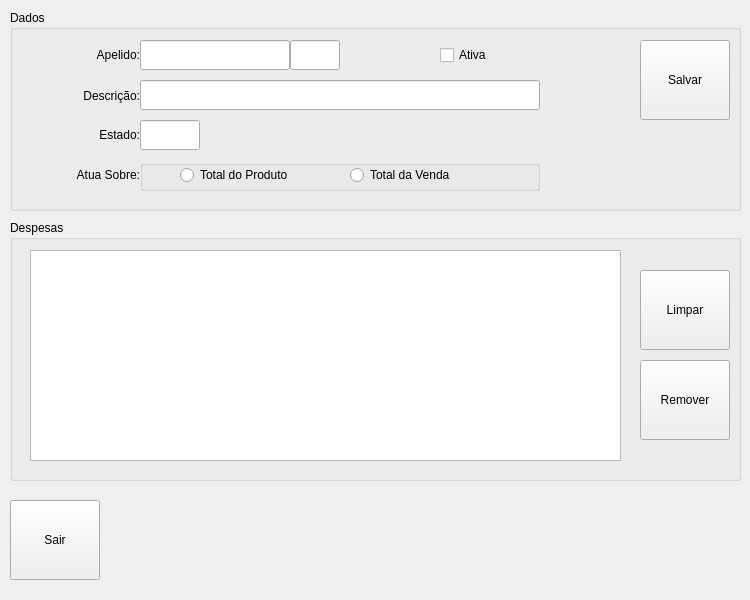
<?xml version="1.0" encoding="UTF-8"?>
<ui version="4.0">
 <class>MngFormTaxType</class>
 <widget class="QDialog" name="MngFormTaxType">
  <property name="geometry">
   <rect>
    <x>0</x>
    <y>0</y>
    <width>750</width>
    <height>600</height>
   </rect>
  </property>
  <property name="windowTitle">
   <string>Manutenção para Tipos de Despesas...</string>
  </property>
  <widget class="QGroupBox" name="GBoxViewTaxTypes">
   <property name="geometry">
    <rect>
     <x>10</x>
     <y>220</y>
     <width>731</width>
     <height>261</height>
    </rect>
   </property>
   <property name="title">
    <string>Despesas</string>
   </property>
   <widget class="QTableView" name="TableViewTaxTypes">
    <property name="geometry">
     <rect>
      <x>20</x>
      <y>30</y>
      <width>591</width>
      <height>211</height>
     </rect>
    </property>
    <property name="toolTip">
     <string>Tipos de Despesas Disponíveis...</string>
    </property>
   </widget>
   <widget class="QToolButton" name="TButtonRemoveTaxType">
    <property name="geometry">
     <rect>
      <x>630</x>
      <y>140</y>
      <width>90</width>
      <height>80</height>
     </rect>
    </property>
    <property name="toolTip">
     <string>Fazer a Remoção do Item Selecionado da Tabela...</string>
    </property>
    <property name="text">
     <string>Remover</string>
    </property>
    <property name="icon">
     <iconset resource="../images.qrc">
      <normaloff>:/images/PNG/48x48/delete-48x48.png</normaloff>:/images/PNG/48x48/delete-48x48.png</iconset>
    </property>
    <property name="iconSize">
     <size>
      <width>48</width>
      <height>48</height>
     </size>
    </property>
    <property name="toolButtonStyle">
     <enum>Qt::ToolButtonTextUnderIcon</enum>
    </property>
   </widget>
   <widget class="QToolButton" name="TButtonCleanTaxType">
    <property name="geometry">
     <rect>
      <x>630</x>
      <y>50</y>
      <width>90</width>
      <height>80</height>
     </rect>
    </property>
    <property name="toolTip">
     <string>Limpar os Campos de Cadastro e Atualizar a Janela de Manutenção...</string>
    </property>
    <property name="text">
     <string>Limpar</string>
    </property>
    <property name="icon">
     <iconset resource="../images.qrc">
      <normaloff>:/images/PNG/48x48/Rebuild-48x48.png</normaloff>:/images/PNG/48x48/Rebuild-48x48.png</iconset>
    </property>
    <property name="iconSize">
     <size>
      <width>48</width>
      <height>48</height>
     </size>
    </property>
    <property name="toolButtonStyle">
     <enum>Qt::ToolButtonTextUnderIcon</enum>
    </property>
   </widget>
  </widget>
  <widget class="QGroupBox" name="GBoxDataTaxType">
   <property name="geometry">
    <rect>
     <x>10</x>
     <y>10</y>
     <width>731</width>
     <height>201</height>
    </rect>
   </property>
   <property name="acceptDrops">
    <bool>true</bool>
   </property>
   <property name="toolTip">
    <string/>
   </property>
   <property name="title">
    <string>Dados</string>
   </property>
   <widget class="QLabel" name="LabelTaxTypeDescrip">
    <property name="geometry">
     <rect>
      <x>10</x>
      <y>30</y>
      <width>120</width>
      <height>30</height>
     </rect>
    </property>
    <property name="text">
     <string>Apelido:</string>
    </property>
    <property name="alignment">
     <set>Qt::AlignRight|Qt::AlignTrailing|Qt::AlignVCenter</set>
    </property>
   </widget>
   <widget class="QToolButton" name="TButtonSaveTaxType">
    <property name="geometry">
     <rect>
      <x>630</x>
      <y>30</y>
      <width>90</width>
      <height>80</height>
     </rect>
    </property>
    <property name="toolTip">
     <string>Salvar os dados para o Tipo de Despesa...</string>
    </property>
    <property name="text">
     <string>Salvar</string>
    </property>
    <property name="icon">
     <iconset resource="../images.qrc">
      <normaloff>:/images/PNG/48x48/Filesave-48x48.png</normaloff>:/images/PNG/48x48/Filesave-48x48.png</iconset>
    </property>
    <property name="iconSize">
     <size>
      <width>48</width>
      <height>48</height>
     </size>
    </property>
    <property name="toolButtonStyle">
     <enum>Qt::ToolButtonTextUnderIcon</enum>
    </property>
   </widget>
   <widget class="QLineEdit" name="LEditTaxTypeID">
    <property name="geometry">
     <rect>
      <x>280</x>
      <y>30</y>
      <width>50</width>
      <height>30</height>
     </rect>
    </property>
   </widget>
   <widget class="QLineEdit" name="LEditTaxTypeDescrip">
    <property name="geometry">
     <rect>
      <x>130</x>
      <y>30</y>
      <width>150</width>
      <height>30</height>
     </rect>
    </property>
    <property name="toolTip">
     <string>Informar uma Sigla/Apelido/Nome para o Tipo de Despesa...</string>
    </property>
   </widget>
   <widget class="QLabel" name="LabelDescripLong">
    <property name="geometry">
     <rect>
      <x>10</x>
      <y>75</y>
      <width>120</width>
      <height>22</height>
     </rect>
    </property>
    <property name="text">
     <string>Descrição:</string>
    </property>
    <property name="alignment">
     <set>Qt::AlignRight|Qt::AlignTrailing|Qt::AlignVCenter</set>
    </property>
   </widget>
   <widget class="QLineEdit" name="LEditTaxTypeAccount">
    <property name="geometry">
     <rect>
      <x>130</x>
      <y>70</y>
      <width>400</width>
      <height>30</height>
     </rect>
    </property>
    <property name="toolTip">
     <string>Informar uma Descrição Longa/Nome, para o Tipo de Despesa...</string>
    </property>
   </widget>
   <widget class="QLabel" name="LabelTaxTypeState">
    <property name="geometry">
     <rect>
      <x>10</x>
      <y>110</y>
      <width>120</width>
      <height>30</height>
     </rect>
    </property>
    <property name="text">
     <string>Estado:</string>
    </property>
    <property name="alignment">
     <set>Qt::AlignRight|Qt::AlignTrailing|Qt::AlignVCenter</set>
    </property>
   </widget>
   <widget class="QLineEdit" name="LEditTaxTypeState">
    <property name="geometry">
     <rect>
      <x>130</x>
      <y>110</y>
      <width>60</width>
      <height>30</height>
     </rect>
    </property>
    <property name="toolTip">
     <string>Informar o Estado em que a Despesa é Atuante...</string>
    </property>
    <property name="text">
     <string/>
    </property>
    <property name="alignment">
     <set>Qt::AlignCenter</set>
    </property>
   </widget>
   <widget class="QLabel" name="LabelTaxTypeCalculationTo">
    <property name="geometry">
     <rect>
      <x>10</x>
      <y>150</y>
      <width>120</width>
      <height>30</height>
     </rect>
    </property>
    <property name="text">
     <string>Atua Sobre:</string>
    </property>
    <property name="alignment">
     <set>Qt::AlignRight|Qt::AlignTrailing|Qt::AlignVCenter</set>
    </property>
   </widget>
   <widget class="QCheckBox" name="CheckBoxStatusActiveTaxType">
    <property name="geometry">
     <rect>
      <x>430</x>
      <y>30</y>
      <width>100</width>
      <height>30</height>
     </rect>
    </property>
    <property name="toolTip">
     <string>Ativar/Desativar o Tipo de Despesa...</string>
    </property>
    <property name="text">
     <string>Ativa</string>
    </property>
   </widget>
   <widget class="QGroupBox" name="GBoxTaxTypeCalculationTo">
    <property name="geometry">
     <rect>
      <x>130</x>
      <y>150</y>
      <width>400</width>
      <height>31</height>
     </rect>
    </property>
    <property name="title">
     <string/>
    </property>
    <widget class="QRadioButton" name="RButtonTaxTypeCalcToTotalSale">
     <property name="geometry">
      <rect>
       <x>210</x>
       <y>0</y>
       <width>151</width>
       <height>30</height>
      </rect>
     </property>
     <property name="toolTip">
      <string>Ao Marcar a Despesa Atuará Sobre o Total da Venda...</string>
     </property>
     <property name="text">
      <string>Total da Venda</string>
     </property>
    </widget>
    <widget class="QRadioButton" name="RButtonTaxTypeCalcToTotalProduct">
     <property name="geometry">
      <rect>
       <x>40</x>
       <y>0</y>
       <width>151</width>
       <height>30</height>
      </rect>
     </property>
     <property name="toolTip">
      <string>Ao Marcar a Despesa Atuará Sobre o Total do Produto...</string>
     </property>
     <property name="text">
      <string>Total do Produto</string>
     </property>
    </widget>
   </widget>
   <widget class="QLabel" name="LabelTaxTypeStateLongShow">
    <property name="geometry">
     <rect>
      <x>200</x>
      <y>110</y>
      <width>331</width>
      <height>30</height>
     </rect>
    </property>
    <property name="text">
     <string/>
    </property>
    <property name="alignment">
     <set>Qt::AlignRight|Qt::AlignTrailing|Qt::AlignVCenter</set>
    </property>
   </widget>
  </widget>
  <widget class="QToolButton" name="TButtonExitTaxType">
   <property name="geometry">
    <rect>
     <x>10</x>
     <y>500</y>
     <width>90</width>
     <height>80</height>
    </rect>
   </property>
   <property name="toolTip">
    <string>Sair da Janela de Manutenção...</string>
   </property>
   <property name="text">
    <string>Sair</string>
   </property>
   <property name="icon">
    <iconset resource="../images.qrc">
     <normaloff>:/images/PNG/48x48/Exithome-48x48.png</normaloff>:/images/PNG/48x48/Exithome-48x48.png</iconset>
   </property>
   <property name="iconSize">
    <size>
     <width>48</width>
     <height>48</height>
    </size>
   </property>
   <property name="toolButtonStyle">
    <enum>Qt::ToolButtonTextUnderIcon</enum>
   </property>
  </widget>
 </widget>
 <resources>
  <include location="../images.qrc"/>
 </resources>
 <connections/>
</ui>
